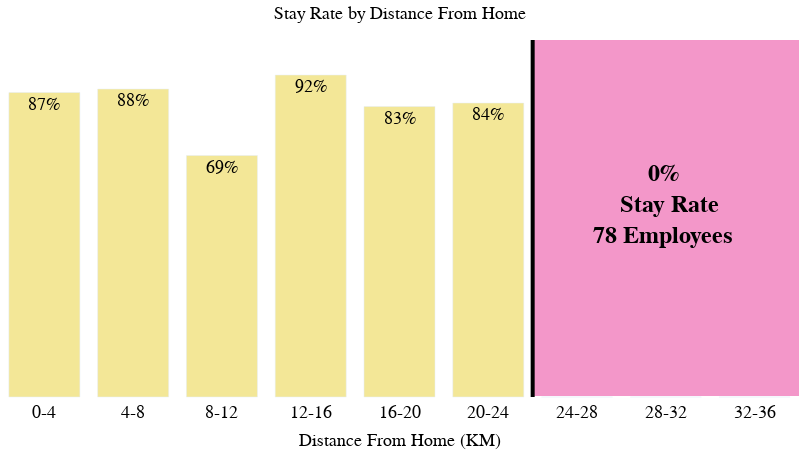

The code cell stored with this chart in its notebook:
### Code cell
fig = go.Figure()
#increase 
#fig.add_trace(go.Scatter(x=distance_attrition["DistanceFromHome"], y=1-distance_attrition["mean"]))
fig.add_trace(go.Bar(x=distance_attrition["DistanceFromHome"], y=distance_attrition["mean"], 
                     text=distance_attrition["mean"], textposition='auto',texttemplate='%{text}%', textfont=dict(family='Arial', color='black', size=18),
                     marker_color='rgba(235, 216, 82,0.6)' ))#fillcolor='rgba(0, 151, 167,0.6)',
#Hid background
fig.update_layout(plot_bgcolor='rgba(0,0,0,0)')


#Adjust width and height
fig.update_layout(width=800,height=450)

#remove margins
fig.update_layout(margin=dict(l=0, r=0, t=38, b=0))

#increase y axis tick font
fig.update_yaxes(tickfont=dict(family='Arial', color='black', size=18))
fig.update_xaxes(tickfont=dict(family='Arial', color='black', size=18))

#remove grid
fig.update_xaxes(showgrid=False)

#remove y axis grid lines
fig.update_yaxes(showgrid=False)


#add filled in box
fig.add_shape(type="rect",x0=5.5,y0=0,x1=8.5,y1=102,fillcolor='rgba(235, 82, 165,0.6)', line_color='rgba(0, 0, 0, 0)', layer="below",)

#fig.add_trace(go.Scatter(x=["20-24","32-36"], y=[1,1],line=dict(width=3.0, color='red'), fillpattern=dict(fgcolor='red', fillmode='replace', shape="x"),stackgroup="two"))


#Add Vertical Line
fig.add_shape(type="line",x0=5.5,y0=0,x1=5.5,y1=102,line=dict(color="black",width=4))

#Add text to graph
fig.add_annotation(x=7,y=55, text="<b>0% <br> Stay Rate<br> 78 Employees </b> ", showarrow=False, font=dict(family='Arial', color='black', size=24))

#Add Title
fig.update_layout(title_text='Stay Rate by Distance From Home', title_x=0.5, title_font=dict(size=18, family='Arial', color='black'))

#X axis title
fig.update_xaxes(title_text='Distance From Home (KM)', title_font=dict(size=18, family='Arial', color='black'))
#Y axis title
#fig.update_yaxes(title_text='Stay Rate', title_font=dict(size=18, family='Arial', color='black'))

#remove y axis
fig.update_yaxes(showticklabels=False)

#remove background
fig.update_layout(plot_bgcolor='rgba(0,0,0,0)', paper_bgcolor='rgba(0,0,0,0)')



fig.show()

### Figure 1 — Plotly figure (JSON) as saved in the notebook; plotly's stock layout.template omitted (floating-point values rounded to 4 significant figures)
{"data": [{"marker": {"color": "rgba(235, 216, 82,0.6)"}, "text": [87, 88, 69, 92, 83, 84, 0, 0, 0], "textfont": {"color": "black", "family": "Arial", "size": 18}, "textposition": "auto", "texttemplate": "%{text}%", "type": "bar", "x": ["0-4", "4-8", "8-12", "12-16", "16-20", "20-24", "24-28", "28-32", "32-36"], "y": [87, 88, 69, 92, 83, 84, 0, 0, 0]}], "layout": {"annotations": [{"font": {"color": "black", "family": "Arial", "size": 24}, "showarrow": false, "text": "<b>0% <br> Stay Rate<br> 78 Employees </b> ", "x": 7, "y": 55}], "height": 450, "margin": {"b": 0, "l": 0, "r": 0, "t": 38}, "paper_bgcolor": "rgba(0,0,0,0)", "plot_bgcolor": "rgba(0,0,0,0)", "shapes": [{"fillcolor": "rgba(235, 82, 165,0.6)", "layer": "below", "line": {"color": "rgba(0, 0, 0, 0)"}, "type": "rect", "x0": 5.5, "x1": 8.5, "y0": 0, "y1": 102}, {"line": {"color": "black", "width": 4}, "type": "line", "x0": 5.5, "x1": 5.5, "y0": 0, "y1": 102}], "title": {"font": {"color": "black", "family": "Arial", "size": 18}, "text": "Stay Rate by Distance From Home", "x": 0.5}, "width": 800, "xaxis": {"showgrid": false, "tickfont": {"color": "black", "family": "Arial", "size": 18}, "title": {"font": {"color": "black", "family": "Arial", "size": 18}, "text": "Distance From Home (KM)"}}, "yaxis": {"showgrid": false, "showticklabels": false, "tickfont": {"color": "black", "family": "Arial", "size": 18}}}}
